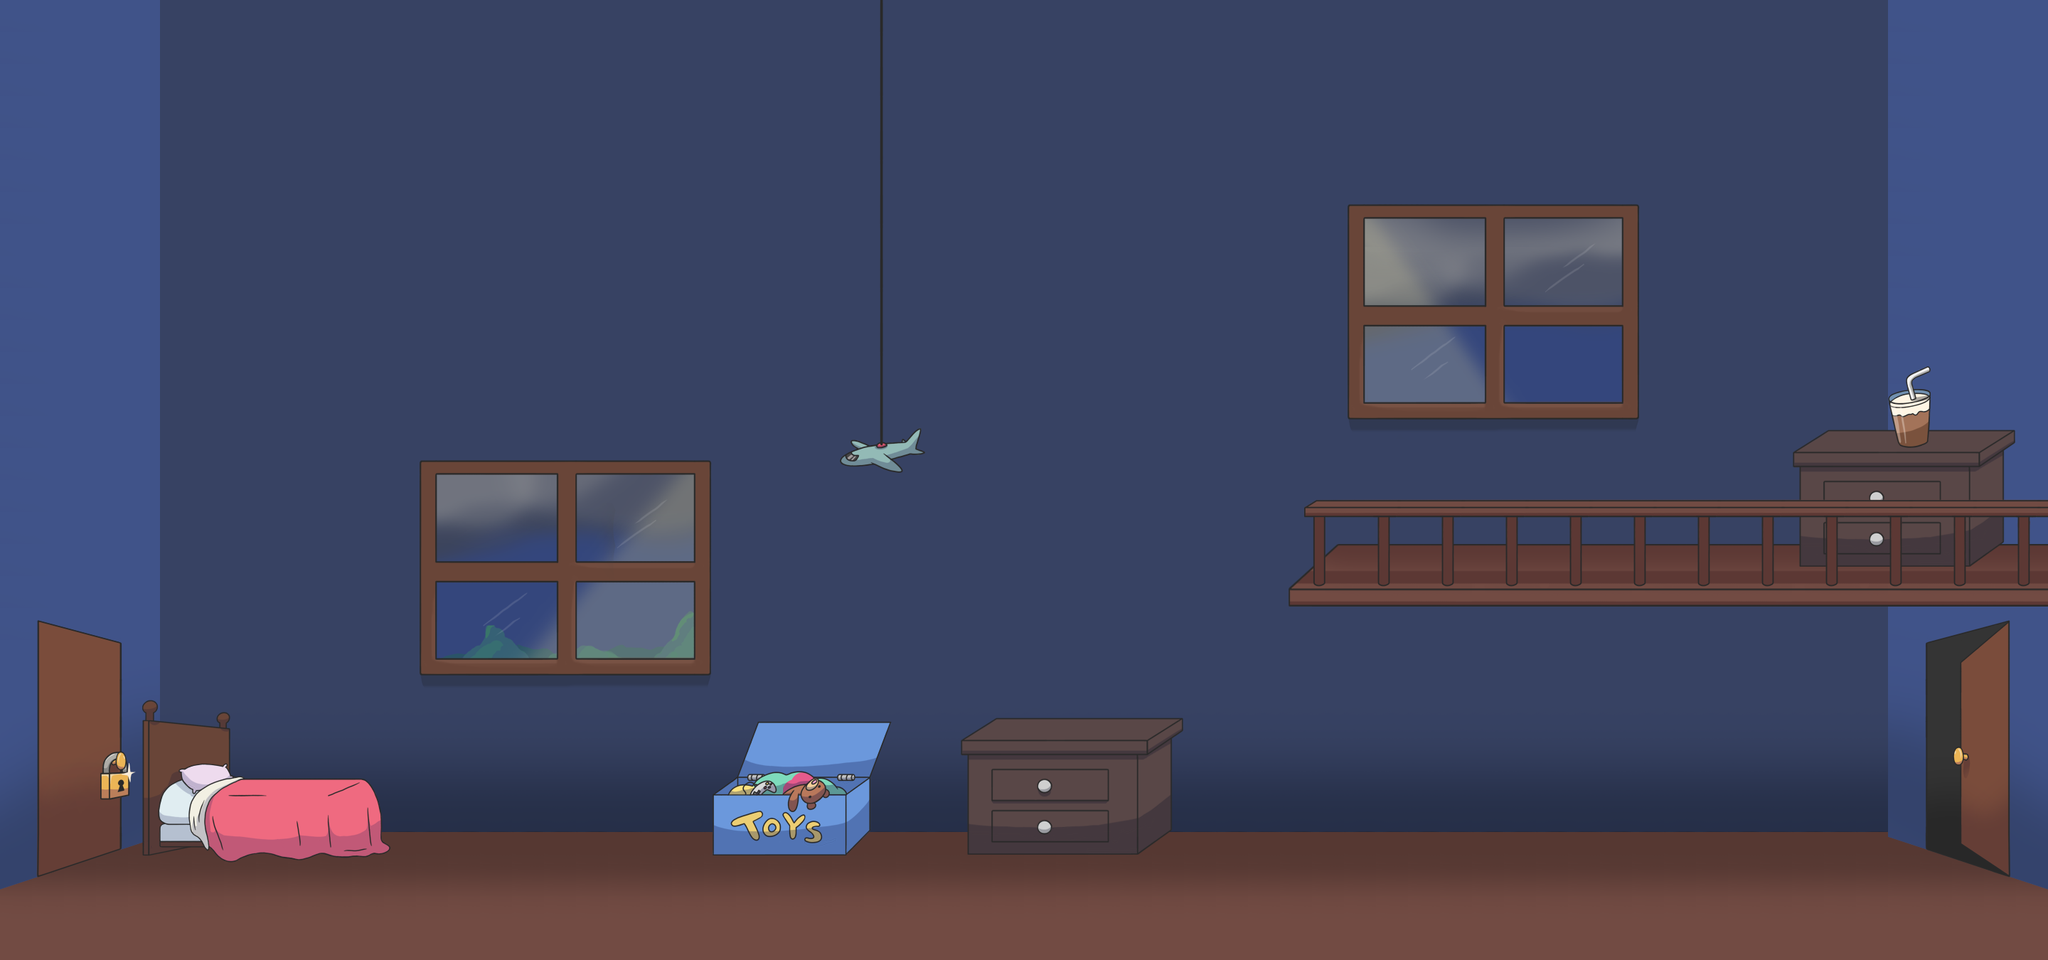

The image is a tile-based game level rendered from a .tmx file. Its description and source (layers, tilesets, objects; grid data summarised) follow:
An orthogonal 64x30 tile map with 45x45 px tiles, 13 tile layers (PisoFondo, PlataformaPiso, ParedPuerta, Plataformas, ...).

<map version="1.0" orientation="orthogonal" renderorder="right-down" width="64" height="30" tilewidth="45" tileheight="45" nextobjectid="1">
 <tileset firstgid="1" name="Fondo Cuarto Abner" tilewidth="45" tileheight="45" tilecount="1188" columns="44">
  <image source="TileCuartoAbner.png" width="1980" height="1215" />
 </tileset>
 <layer name="PisoFondo" width="64" height="30">
  <data>[1920 cells, 1920 non-empty, 13 distinct tile ids]</data>
 </layer>
 <layer name="PlataformaPiso" width="64" height="30">
  <data>[1920 cells, 64 non-empty, 1 distinct tile ids]</data>
 </layer>
 <layer name="ParedPuerta" width="64" height="30">
  <data>[1920 cells, 280 non-empty, 80 distinct tile ids]</data>
 </layer>
 <layer name="Plataformas" width="64" height="30">
  <data>[1920 cells, 30 non-empty, 11 distinct tile ids]</data>
 </layer>
 <layer name="DetallesFondo2" width="64" height="30">
  <data>[1920 cells, 25 non-empty, 6 distinct tile ids]</data>
 </layer>
 <layer name="Plataformas2" width="64" height="30">
  <data>[1920 cells, 28 non-empty, 28 distinct tile ids]</data>
 </layer>
 <layer name="DetallesFondo" width="64" height="30">
  <data>[1920 cells, 279 non-empty, 261 distinct tile ids]</data>
 </layer>
 <layer name="Puerta2" width="64" height="30">
  <data>[1920 cells, 27 non-empty, 27 distinct tile ids]</data>
 </layer>
 <layer name="Puerta1" width="64" height="30">
  <data>[1920 cells, 27 non-empty, 27 distinct tile ids]</data>
 </layer>
 <layer name="PuertaCerrada" width="64" height="30">
  <data>[1920 cells, 36 non-empty, 36 distinct tile ids]</data>
 </layer>
 <layer name="Malteada" width="64" height="30">
  <data>[1920 cells, 6 non-empty, 6 distinct tile ids]</data>
 </layer>
 <layer name="PlataformasNoCruzar" width="64" height="30">
  <data>[1920 cells, 44 non-empty, 26 distinct tile ids]</data>
 </layer>
 <layer name="CapaEncima" width="64" height="30">
  <data>[1920 cells, 96 non-empty, 20 distinct tile ids]</data>
 </layer>
</map>
